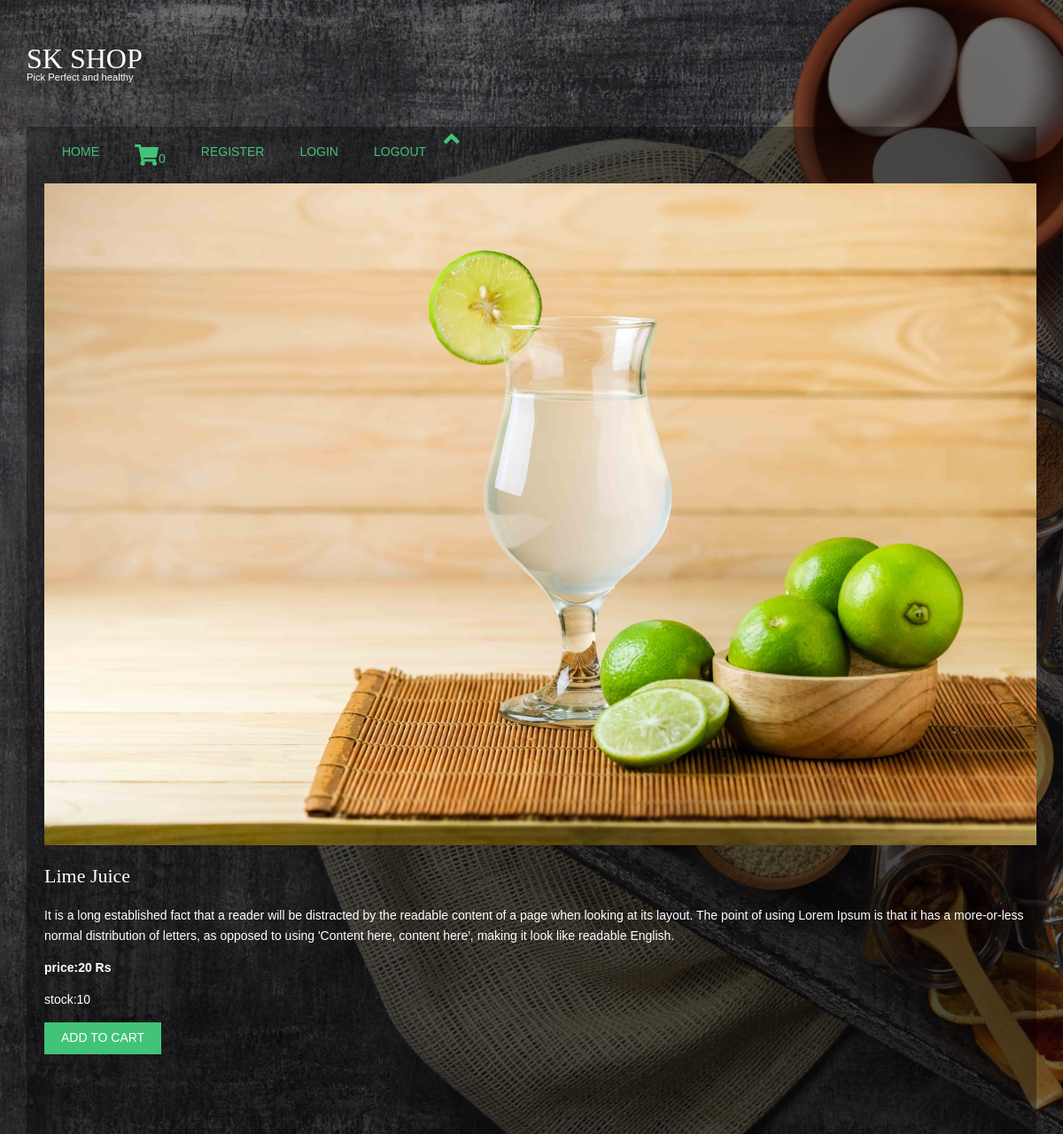
Before: /juice/lime-juice with the older database file.
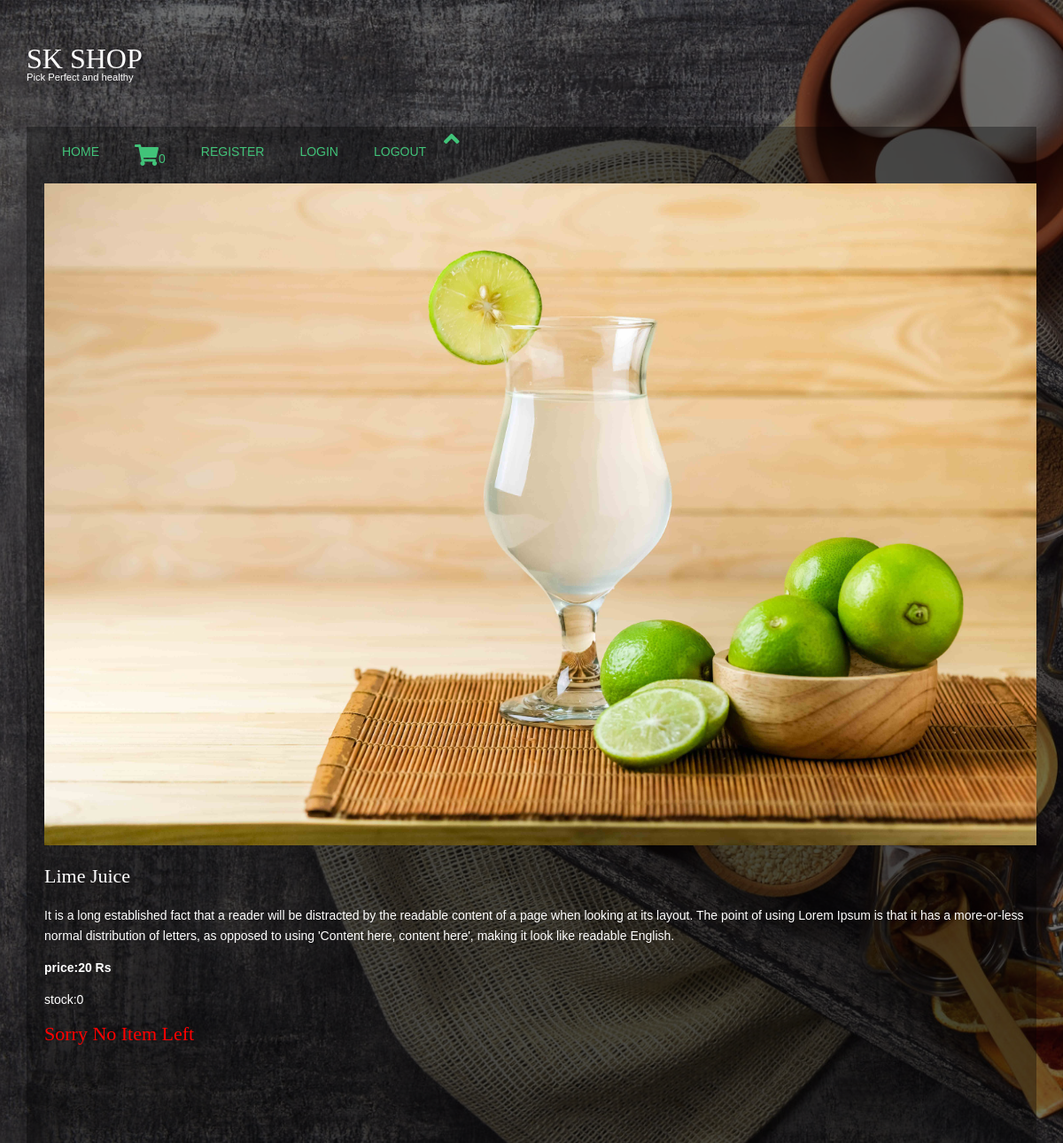
After: the same page with the newer database file.
### productapp/models.py (models this page shows, shortened)
class products(models.Model):
    name = models.CharField(max_length=150, unique=True)
    slug = models.SlugField(max_length=150, unique=True)
    img=models.ImageField(upload_to='product')
    desc=models.TextField()
    stock=models.IntegerField()
    available=models.BooleanField()
    price=models.IntegerField()
    category=models.ForeignKey(categ,on_delete=models.CASCADE)

### productapp/views.py (the view)
# urls.py: path('<slug:c_slug>/<slug:product_slug>',views.proddetails,name='details'),
def proddetails(request,c_slug,product_slug):
    try:
        prod=products.objects.get(category__slug=c_slug,slug=product_slug)
    except Exception as e:
        raise e
    return render(request,'details.html',{'pr':prod})

### cartapp/context_processor.py (called while the page is built)
def count(request):
    item_count=0
    if 'admin' in request.path:
        return {}
    else:
        try:
            ct=cartlist.objects.filter(cart_id=c_id(request))
            cti=items.objects.all().filter(cart=ct[:1])
            for c in cti:
                item_count+=c.quan
        except cartlist.DoesNotExist:
            item_count=0
        return dict(itc=item_count)

### cartapp/views.py (called while the page is built)
def c_id(request):
    ct_id=request.session.session_key
    if not ct_id:
        ct_id=request.session.create()
    return ct_id

### templates/details.html (shortened to what this page needs)
{% extends 'mainheader.html' %}
{% load static %}
{% block content %}
    <a id="button"><i class="fas fa-angle-up fa-2x"></i></a>
        <section class="tm-mb-1" id="about">
            <div class="tm-row tm-about-row">
                <div class="tm-section-1-l">
                    <img src="{{pr.img.url}}" height="500" width="500" alt="About image" class="tm-img-responsive">
                </div><br>
                <article class="tm-section-1-r tm-bg-color-8">
                    <h2 class="tm-mb-2 tm-title-color">{{pr.name}}</h2>
                        <p>{{pr.desc}}</p>
              <p> <b>price:{{pr.price}} Rs</b></p>
              <p> stock:{{pr.stock}} </p>
              {% if pr.stock <= 0 %}
                    <h1 style="color:red">Sorry no item left</h1>
               {% else %}
                    <a href="{% url 'addcart' pr.id %}" class="tm-btn tm-btn-1 tm-link-to-services"><button class="btn btn-success">Add to cart</button></a>
               {% endif %}
                </article>
            </div>
        </section>
<br>
<br><br>
<br>
{% endblock %}

Changed rows visible on the page:
changed products "Lime Juice": stock "10" → "0"
Other visible differences:
text no longer shown: "ADD TO CART"
text now shown: "Sorry No Item Left"
